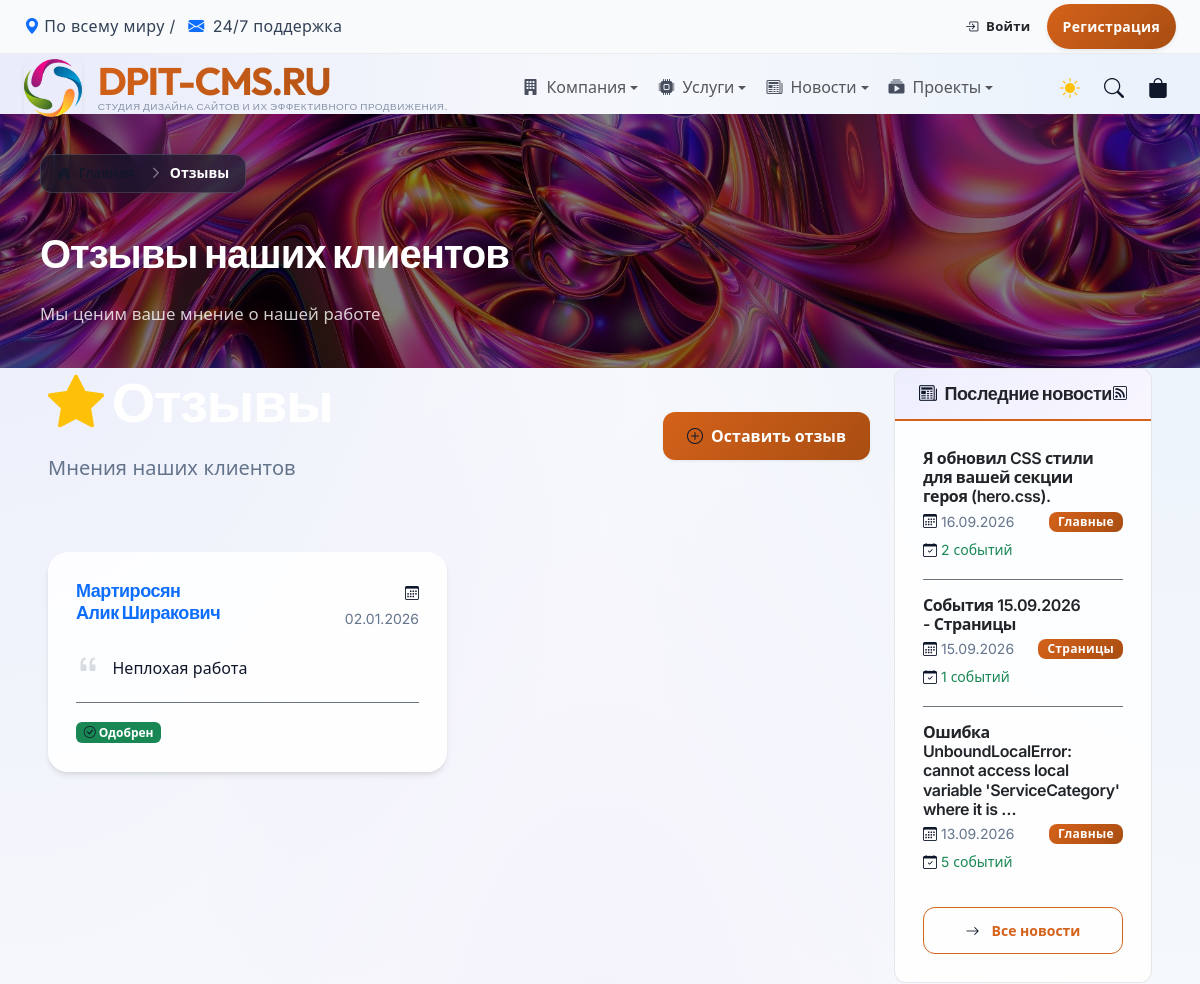
The page /reviews/ (upper part) on the database as committed earlier.
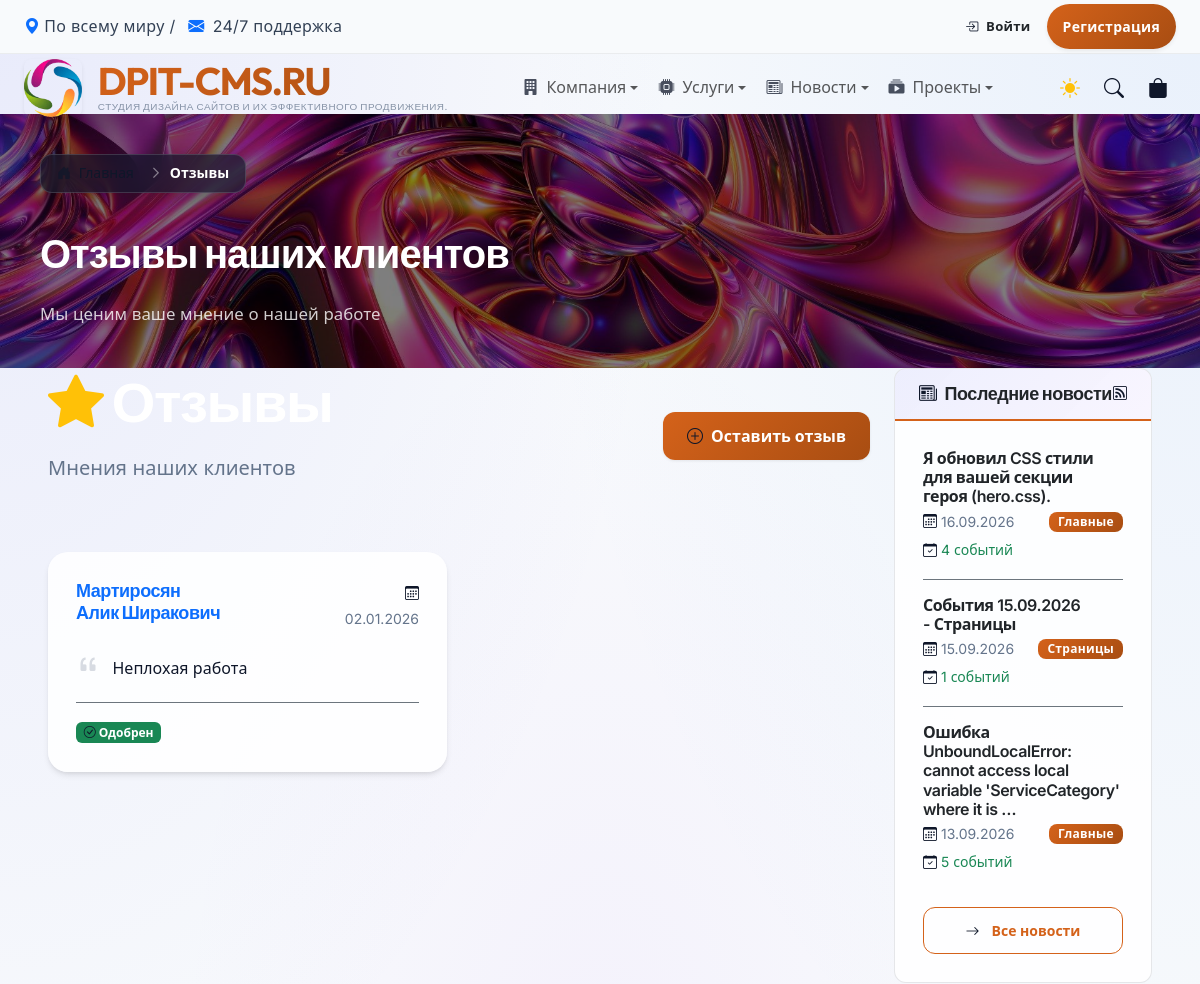
The same page on the database as committed later.
### news/models.py (models this page shows, shortened)
class News(ActiveModel, SEOModel, TimestampModel):
    title = models.CharField(max_length=200, verbose_name="Заголовок")
    slug = models.SlugField(unique=True, verbose_name="URL")
    category = models.ForeignKey(
        NewsCategory, on_delete=models.CASCADE, verbose_name="Категория"
    )
    news_date = models.DateField(
        default=timezone.now,
        verbose_name="Дата новости",
        help_text="Дата, к которой относятся события (год, месяц, день)"
    )
    image = models.ImageField(
        upload_to=RenameUploadTo("news/images/"),
        verbose_name="Изображение",
        blank=True,
        null=True
    )
    content = HTMLField(verbose_name="Контент", default="<p>Контент сайта</p>")
    views = models.IntegerField(default=0, verbose_name="Просмотры")
    class Meta:
        verbose_name = "Новость"
        verbose_name_plural = "Новости"
        ordering = ["-news_date", "-created_at"]
        unique_together = [['category', 'news_date']]

class NewsCategory(ActiveModel, SEOModel, HeaderModel):
    name = models.CharField(max_length=100, verbose_name="Название")
    slug = models.SlugField(unique=True, verbose_name="URL")
    logo = models.ImageField(upload_to=RenameUploadTo("news/categories/"), verbose_name="Логотип")
    description = models.TextField(verbose_name="Описание")
    content = HTMLField(verbose_name="Описание на странице", default="<p>Описание</p>")
    order = models.IntegerField(default=0, verbose_name="Порядок")
    class Meta:
        verbose_name = "Категория новостей"
        verbose_name_plural = "Категории новостей"
        ordering = ["order", "name"]

### reviews/views.py (the view)
# urls.py: path("", views.reviews_list, name="list"),
def reviews_list(request):
    reviews = Review.objects.filter(status="approved").order_by("-created_at")
    return render(request, "reviews/list.html", {"reviews": reviews})

### cart/cart.py (called while the page is built, shortened)
    def __iter__(self):
        service_ids = [int(v['item_id']) for k, v in self.cart.items() if v.get('item_type') == 'service']
        portfolio_ids = [int(v['item_id']) for k, v in self.cart.items() if v.get('item_type') == 'portfolio']
        services = Service.objects.filter(id__in=service_ids)
        portfolios = Portfolio.objects.filter(id__in=portfolio_ids)
        available_plans_qs = ServicePricePlan.objects.filter(
            service_id__in=service_ids,
            is_available_for_order=True
        ).prefetch_related('features')
        plans_by_service = {}
        for plan in available_plans_qs:
            plans_by_service.setdefault(plan.service_id, []).append(plan)
        service_dict = {s.id: s for s in services}
        portfolio_dict = {p.id: p for p in portfolios}
        import copy
        cart = copy.deepcopy(self.cart)

    def get_items(self):
        if not hasattr(self, '_items_cache'):
            self._items_cache = list(self.__iter__())
        return self._items_cache

    def __len__(self):
        return sum(item['quantity'] for item in self.get_items())

### cart/context_processors.py (called while the page is built)
def cart(request):
    return {'cart': Cart(request)}

### reviews/templates/reviews/list.html (shortened to what this page needs)
{% extends 'base.html' %}
{% load static %}
{% block content %}
<div class="row">
    <div class="col-12">
        <div class="d-flex justify-content-between align-items-center mb-5 animate-left">
            <div>
                <h1 class="display-4 fw-bold text-white mb-3">
                    <i class="bi bi-star-fill text-warning"></i> Отзывы
                </h1>
                <p class="lead text-muted">Мнения наших клиентов</p>
            </div>
            <a href="{% url 'reviews:create' %}" class="btn btn-primary shine-effect">
                <i class="bi bi-plus-circle"></i> Оставить отзыв
            </a>
        </div>
        <div class="row g-4">
            {% for review in reviews %}
            <div class="col-md-6">
                <div class="card glass-card-premium border-0 h-100">
                    <div class="card-body">
                        <div class="d-flex justify-content-between align-items-start mb-3">
                            <div>
                                <h5 class="card-title mb-1 text-primary">{{ review.full_name }}</h5>
                            </div>
                            <div class="text-end">
                                <small class="text-muted"><i class="bi bi-calendar3"></i> {{ review.created_at|date:"d.m.Y" }}</small>
                            </div>
                        </div>
                        <div class="card-text mb-3 flex-grow-1">
                            <i class="bi bi-quote fs-4 text-muted opacity-25"></i>
                            <span class="ms-2">{{ review.content|linebreaksbr }}</span>
                        </div>
                        <div class="mt-auto border-top border-secondary pt-3">
                            {% if review.status == 'pending' %}
                                <span class="badge bg-warning text-dark"><i class="bi bi-clock"></i> На модерации</span>
                            {% elif review.status == 'approved' %}
                                <span class="badge bg-success"><i class="bi bi-check-circle"></i> Одобрен</span>
                            {% endif %}
                        </div>
                    </div>
                </div>
            </div>
            {% endfor %}
        </div>
    </div>
</div>
{% endblock %}

### templates/includes/sidebar/block_news.html
<div class="sidebar-card mb-4">
    <div class="sidebar-header d-flex justify-content-between align-items-center">
        <h5 class="mb-0 text-body"><i class="bi bi-newspaper me-2"></i>Последние новости</h5>
        <a href="{% url 'news:feed' %}" class="text-muted small" title="RSS лента">
            <i class="bi bi-rss"></i>
        </a>
    </div>
    <div class="card-body">
        {% for latest in latest_news %}
        <div class="mb-3 pb-3 {% if not forloop.last %}border-bottom border-secondary{% endif %}">
            <h6 class="fw-semibold mb-1">
                <a href="{% url 'news:detail' latest.slug %}" class="text-body text-decoration-none hover-primary">
                    {{ latest.title|truncatewords:10 }}
                </a>
            </h6>
            <div class="d-flex justify-content-between align-items-center">
                <small class="text-muted">
                    <i class="bi bi-calendar3 me-1"></i>{{ latest.news_date|date:"d.m.Y" }}
                </small>
                <span class="badge badge-category-name bg-primary">
                    {{ latest.category.name }}
                </span>
            </div>
            {% if latest.events.count > 0 %}
            <div class="mt-1">
                <small class="text-success">
                    <i class="bi bi-calendar-check me-1"></i>{{ latest.events.count }} событий
                </small>
            </div>
            {% endif %}
        </div>
        {% empty %}
        <p class="text-muted mb-0 small">Новости пока не опубликованы</p>
        {% endfor %}
        {% if latest_news %}
        <div class="text-center mt-2">
            <a href="{% url 'news:list' %}" class="btn btn-sm btn-outline-primary w-100">
                <i class="bi bi-arrow-right me-1"></i>Все новости
            </a>
        </div>
        {% endif %}
    </div>
</div>

Rows that differ between the two databases and show on the page:
changed News "Я обновил CSS стили для вашей секции героя (hero.css).": events.count "2" → "4"
